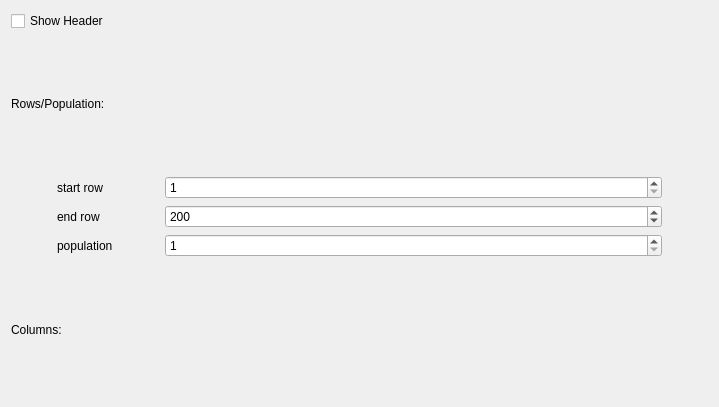
          <widget class="QWidget" name="scrollAreaWidgetContents">
           <property name="geometry">
            <rect>
             <x>0</x>
             <y>0</y>
             <width>719</width>
             <height>407</height>
            </rect>
           </property>
           <layout class="QGridLayout" name="gridLayout_2" rowstretch="0,0,0,0,0,0" columnstretch="0,0,0,0,2,0">
            <item row="2" column="0">
             <spacer name="horizontalSpacer_10">
              <property name="orientation">
               <enum>Qt::Horizontal</enum>
              </property>
              <property name="sizeHint" stdset="0">
               <size>
                <width>40</width>
                <height>20</height>
               </size>
              </property>
             </spacer>
            </item>
            <item row="2" column="5">
             <spacer name="horizontalSpacer_5">
              <property name="orientation">
               <enum>Qt::Horizontal</enum>
              </property>
              <property name="sizeHint" stdset="0">
               <size>
                <width>40</width>
                <height>20</height>
               </size>
              </property>
             </spacer>
            </item>
            <item row="1" column="0" colspan="6">
             <widget class="QLabel" name="row_population_label">
              <property name="sizePolicy">
               <sizepolicy hsizetype="Preferred" vsizetype="Preferred">
                <horstretch>0</horstretch>
                <verstretch>0</verstretch>
               </sizepolicy>
              </property>
              <property name="text">
               <string>Rows/Population: </string>
              </property>
             </widget>
            </item>
            <item row="5" column="0" colspan="6">
             <widget class="QLabel" name="columns_label">
              <property name="text">
               <string>Columns: </string>
              </property>
             </widget>
            </item>
            <item row="3" column="4">
             <widget class="QSpinBox" name="end_row_textfield">
              <property name="sizePolicy">
               <sizepolicy hsizetype="Preferred" vsizetype="Maximum">
                <horstretch>0</horstretch>
                <verstretch>0</verstretch>
               </sizepolicy>
              </property>
              <property name="minimum">
               <number>2</number>
              </property>
              <property name="maximum">
               <number>1000000000</number>
              </property>
              <property name="value">
               <number>200</number>
              </property>
             </widget>
            </item>
            <item row="4" column="4">
             <widget class="QSpinBox" name="population_textfield">
              <property name="sizePolicy">
               <sizepolicy hsizetype="Preferred" vsizetype="Maximum">
                <horstretch>0</horstretch>
                <verstretch>0</verstretch>
               </sizepolicy>
              </property>
              <property name="minimum">
               <number>1</number>
              </property>
              <property name="maximum">
               <number>1000000000</number>
              </property>
             </widget>
            </item>
            <item row="2" column="4">
             <widget class="QSpinBox" name="start_row_textfield">
              <property name="sizePolicy">
               <sizepolicy hsizetype="Preferred" vsizetype="Maximum">
                <horstretch>0</horstretch>
                <verstretch>0</verstretch>
               </sizepolicy>
              </property>
              <property name="minimum">
               <number>1</number>
              </property>
              <property name="maximum">
               <number>1000000000</number>
              </property>
             </widget>
            </item>
            <item row="2" column="3">
             <spacer name="horizontalSpacer_6">
              <property name="orientation">
               <enum>Qt::Horizontal</enum>
              </property>
              <property name="sizeHint" stdset="0">
               <size>
                <width>40</width>
                <height>20</height>
               </size>
              </property>
             </spacer>
            </item>
            <item row="2" column="1" colspan="2">
             <widget class="QLabel" name="start_row_label">
              <property name="text">
               <string>start row</string>
              </property>
             </widget>
            </item>
            <item row="3" column="1" colspan="2">
             <widget class="QLabel" name="end_row_label">
              <property name="text">
               <string>end row</string>
              </property>
             </widget>
            </item>
            <item row="4" column="1" colspan="2">
             <widget class="QLabel" name="population_label">
              <property name="text">
               <string>population</string>
              </property>
             </widget>
            </item>
            <item row="0" column="0" colspan="6">
             <widget class="QCheckBox" name="show_header_checkBox">
              <property name="text">
               <string>Show Header</string>
              </property>
             </widget>
            </item>
           </layout>
          </widget>
